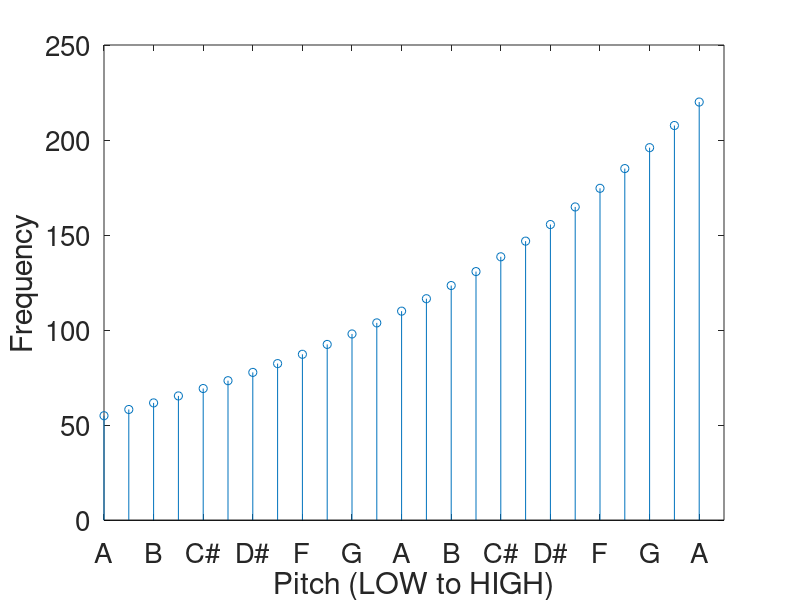

Here is the MATLAB script that generated this plot:
A1 = 55;
multiplier = 1.0594631;
noteNumber = 24;
notes = 55*multiplier.^(0:noteNumber)
stem(0:(length(notes)-1),notes);
xlabel("Pitch (LOW to HIGH)");
ylabel("Frequency");
set(gca,'XTick',0:2:noteNumber, 'fontsize', 20)
set(gca, 'xtickLabel', {
			'A',
			'B',
			'C#',
			'D#'
			'F'
			'G'
})
print -dpng 'Frequency-vs-Pitch.png'
